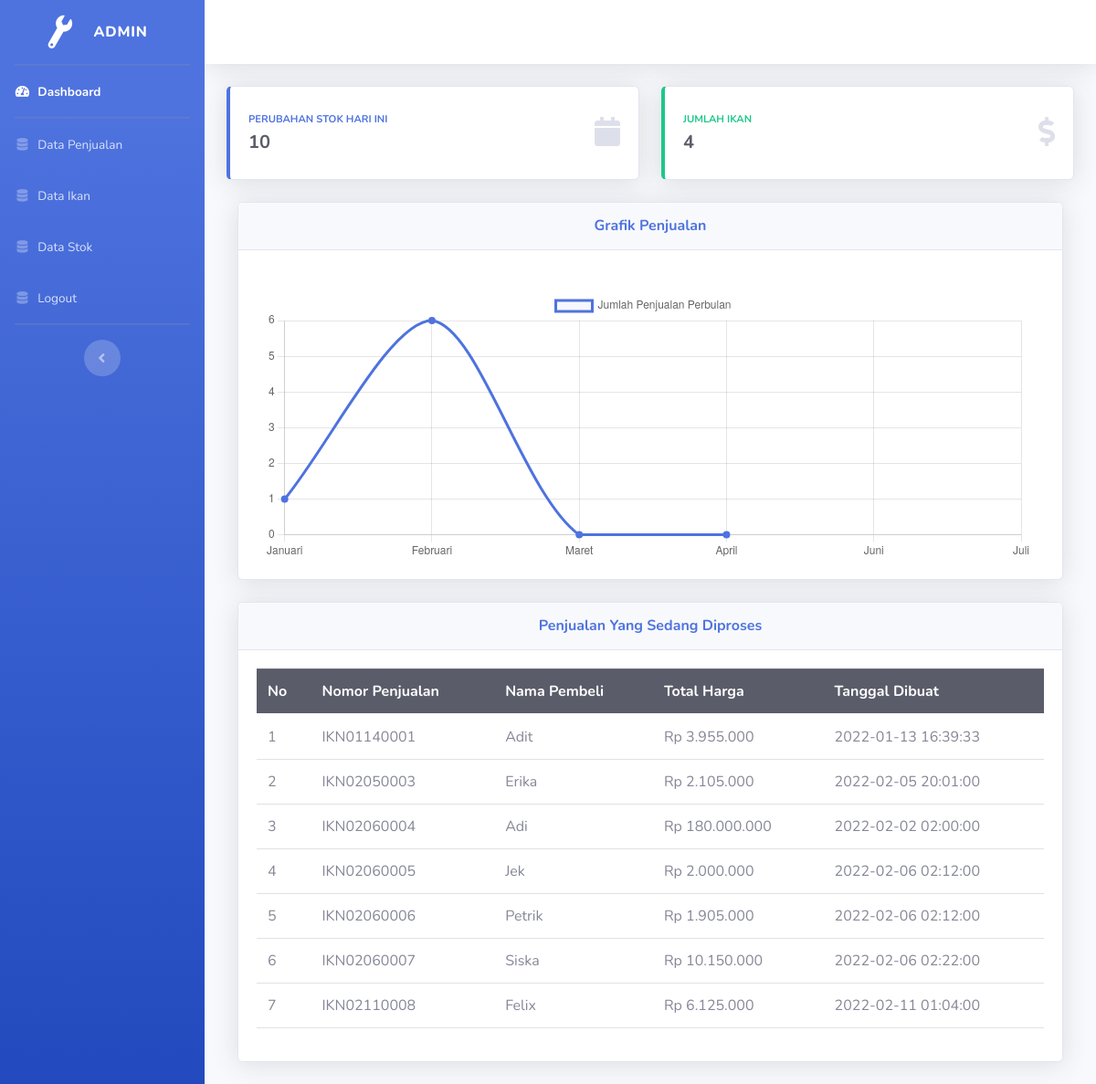
Page /index.php/admin/dashboard_admin on the earlier database version.
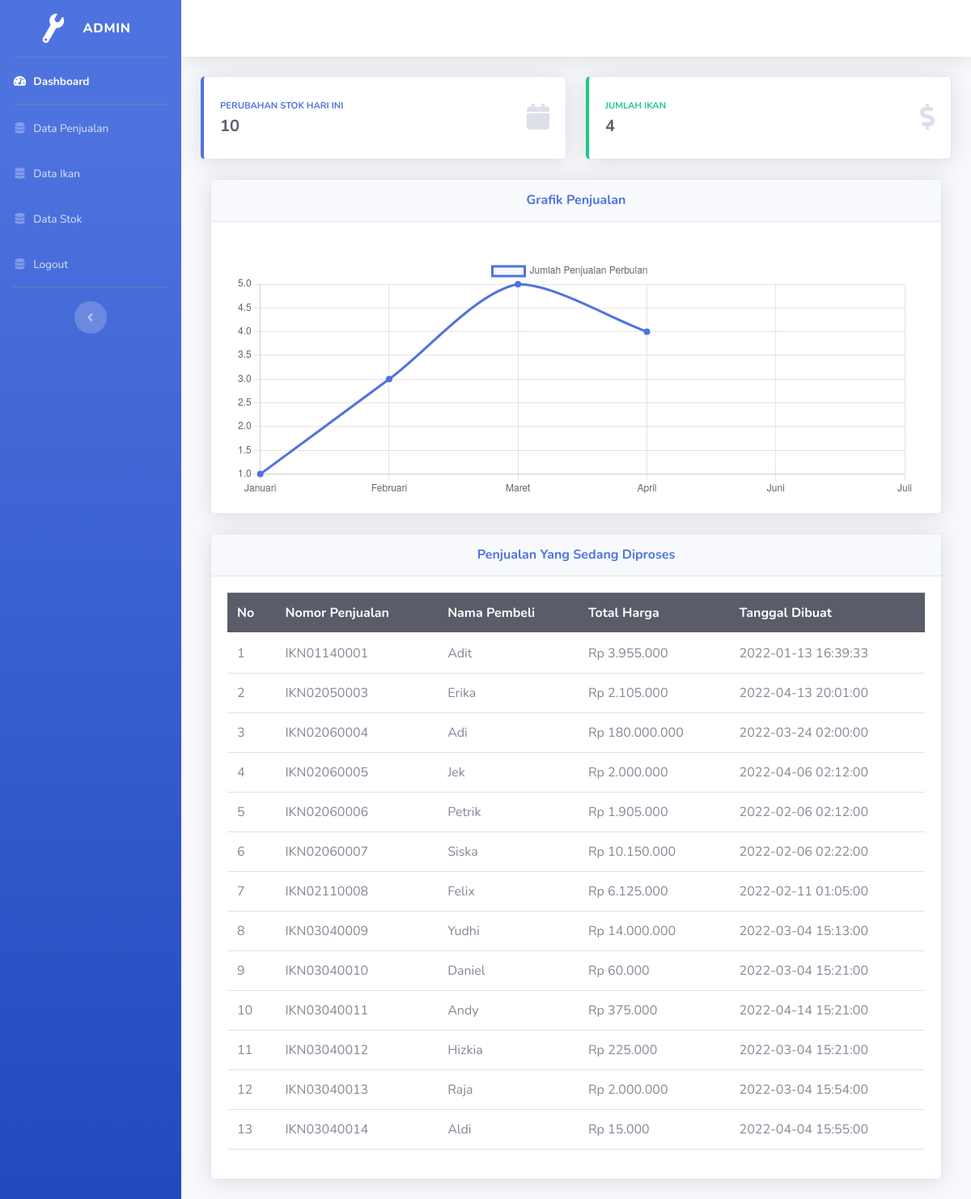
Same page on the later database version.
### tables this page shows
CREATE TABLE `penjualan` (
  `id` int(11) NOT NULL,
  `no_penjualan` varchar(11) NOT NULL,
  `nama_pembeli` varchar(60) NOT NULL,
  `total_harga` int(11) NOT NULL,
  `tanggal_dibuat` datetime NOT NULL,
  `tanggal_selesai` datetime NOT NULL,
  `status` varchar(50) NOT NULL
);

### application/controllers/admin/Dashboard_admin.php (called while the page is built, shortened)
<?php
class Dashboard_admin extends CI_Controller{
    public function __construct()
    {
        $this->load->model('model_dashboard');
    }
    public function index()
    {
        $data['grafik1'] = $this->model_dashboard->test1();
        $data['grafik2'] = $this->model_dashboard->test2();
        $data['grafik3'] = $this->model_dashboard->test3();
        $data['grafik4'] = $this->model_dashboard->test4();
        $data['proses'] = $this->model_dashboard->tampil_data_penjualan()->result();
        $this->load->view('admin/dashboard', $data);
    }
}

### index.php (called while the page is built, shortened)
<?php
require_once BASEPATH.'core/CodeIgniter.php';

### application/models/Model_dashboard.php (called while the page is built, shortened)
<?php
class Model_dashboard extends CI_Model{
    public function tampil_data_penjualan(){
        return $this->db->get('penjualan');
    }
    public function test1(){
        $this->db->select('count(id) AS jumlah, tanggal_dibuat');
        $this->db->from('penjualan');
        $this->db->where('SUBSTRING(tanggal_dibuat, 6 , 2)=', '01');
        return $this->db->get()->result();
    }
    public function test2(){
        $this->db->select('count(id) AS jumlah, tanggal_dibuat');
        $this->db->from('penjualan');
        $this->db->where('SUBSTRING(tanggal_dibuat, 6 , 2)=', '02');
        return $this->db->get()->result();
    }
    public function test3(){
        $this->db->select('count(id) AS jumlah, tanggal_dibuat');
        $this->db->from('penjualan');
        $this->db->where('SUBSTRING(tanggal_dibuat, 6 , 2)=', '03');
        return $this->db->get()->result();
    }
    public function test4(){
        $this->db->select('count(id) AS jumlah, tanggal_dibuat');
        $this->db->from('penjualan');
        $this->db->where('SUBSTRING(tanggal_dibuat, 6 , 2)=', '04');
        return $this->db->get()->result();
    }
}

### application/views/admin/dashboard.php (the view, shortened to what this page needs)
<?php $this->load->view('templates_admin/header');?>
<?php $this->load->view('templates_admin/sidebar_akun');?>
                <div class="container-fluid">
                    <div class="row">
                        <div class="col">
                            <div class="row">
                                <div class="col-3 col-md-6 mb-4">
                                    <div class="card border-left-primary shadow h-100 py-2">
                                        <div class="card-body">
                                            <div class="row no-gutters align-items-center">
                                                <div class="col mr-2">
                                                    <div class="text-xs font-weight-bold text-primary text-uppercase mb-1">
                                                        Perubahan Stok Hari ini</div>
                                                    <div class="h5 mb-0 font-weight-bold text-gray-800"><?php echo $this->db->count_all('stok') ?></div>
                                                </div>
                                                <div class="col-auto">
                                                    <i class="fas fa-calendar fa-2x text-gray-300"></i>
                                                </div>
                                            </div>
                                        </div>
                                    </div>
                                </div>
                                <div class="col-3 col-md-6 mb-4">
                                    <div class="card border-left-success shadow h-100 py-2">
                                        <div class="card-body">
                                            <div class="row no-gutters align-items-center">
                                                <div class="col mr-2">
                                                    <div class="text-xs font-weight-bold text-success text-uppercase mb-1">
                                                        Jumlah Ikan</div>
                                                    <div class="h5 mb-0 font-weight-bold text-gray-800"><?php echo $this->db->count_all('ikan') ?></div>
                                                </div>
                                                <div class="col-auto">
                                                    <i class="fas fa-dollar-sign fa-2x text-gray-300"></i>
                                                </div>
                                            </div>
                                        </div>
                                    </div>
                                </div>
                            </div>
                            <div class="col-lg">
                                <div class="card shadow mb-4">
                                    <div class="card-header py-3">
                                        <h6 class="m-0 font-weight-bold text-primary text-center">Grafik Penjualan</h6>
                                    </div>
                                    <div class="card-body">
                                        <div class="chart-area">
                                            <canvas id="myAreaChart"></canvas>
                                        </div>
                                    </div>
                                </div>
                            </div>
                        </div>
                        <div class="col">
                            <div class="col-lg">
                                <div class="card shadow mb-4">
                                    <div class="card-header py-3">
                                        <h6 class="m-0 font-weight-bold text-primary text-center">Penjualan Yang Sedang Diproses</h6>
                                    </div>
                                    <div class="card-body">
                                        <table id="tables" class="table table-hover text-nowrap">
                                            <thead class="thead-dark">
                                                <tr>
                                                    <th>No</th>
                                                    <th>Nomor Penjualan</th>
                                                    <th>Nama Pembeli</th>
                                                    <th>Total Harga</th>
                                                    <th>Tanggal Dibuat</th>
                                                </tr>
                                            </thead>
                                            <?php
                                            $no=1;
                                            foreach ($proses as $prs):
                                            ?>
                                                <tr>
                                                    <td><?= $no++?></td>
                                                    <td><?= $prs->no_penjualan?></td>
                                                    <td><?= $prs->nama_pembeli?></td>
                                                    <td>Rp <?= number_format($prs->total_harga,0,',','.')?></td>
                                                    <td><?= $prs->tanggal_dibuat?></td>
                                                </tr>
                                            <?php endforeach; ?>
                                        </table>
                                    </div>
                                </div>
                            </div>
                        </div>
                    </div>
                </div>
<?php
  foreach ($grafik1 as $row) :
    $pjl1 = $row->jumlah;
  endforeach;
  foreach ($grafik2 as $row) :
    $pjl2 = $row->jumlah;
  endforeach;
  foreach ($grafik3 as $row) :
    $pjl3 = $row->jumlah;
  endforeach;
  foreach ($grafik4 as $row) :
    $pjl4 = $row->jumlah;
  endforeach;
    $test = "'$pjl1',"."'$pjl2',"."'$pjl3',"."'$pjl4'";
?>
<?php $this->load->view('templates_admin/footer');?>
<script>
    // Area Chart Example
var ctx = document.getElementById("myAreaChart");
var myLineChart = new Chart(ctx, {
  type: 'line',
  data: {
    labels: ['Januari','Februari','Maret','April','Juni','Juli'],
    datasets: [{
      label: "Jumlah Penjualan Perbulan",
      lineTension: 0.3,
      backgroundColor: "rgba(78, 115, 223, 0.05)",
      borderColor: "rgba(78, 115, 223, 1)",
      pointRadius: 3,
      pointBackgroundColor: "rgba(78, 115, 223, 1)",
      pointBorderColor: "rgba(78, 115, 223, 1)",
      pointHoverRadius: 3,
      pointHoverBackgroundColor: "rgba(78, 115, 223, 1)",
      pointHoverBorderColor: "rgba(78, 115, 223, 1)",
      pointHitRadius: 10,
      pointBorderWidth: 2,
      data:
      [<?= $test ?>],
    }],
  },
  options: {
    maintainAspectRatio: false,
    layout: {
      padding: {
        left: 10,
        right: 25,
        top: 25,
        bottom: 0
      }
    },
    scales: {
      xAxes: [{
        time: {
          unit: 'date'
        },
        gridLines: {
          display: false,
          drawBorder: false
        },
        ticks: {
          maxTicksLimit: 7
        }
      }],
      yAxes: [{
        ticks: {
          maxTicksLimit: 5,
          padding: 10,
          // Include a dollar sign in the ticks
          callback: function(value, index, values) {
            return '$' + number_format(value);
          }
        },
        gridLines: {
          color: "rgb(234, 236, 244)",
          zeroLineColor: "rgb(234, 236, 244)",
          drawBorder: false,
          borderDash: [2],
          zeroLineBorderDash: [2]
        }
      }],
    },
    legend: {
      display: false
    },
    tooltips: {
      backgroundColor: "rgb(255,255,255)",
      bodyFontColor: "#858796",
      titleMarginBottom: 10,
      titleFontColor: '#6e707e',
      titleFontSize: 14,
      borderColor: '#dddfeb',
      borderWidth: 1,
      xPadding: 15,
      yPadding: 15,
      displayColors: false,
      intersect: false,
      mode: 'index',
      caretPadding: 10,
      callbacks: {
        label: function(tooltipItem, chart) {
          var datasetLabel = chart.datasets[tooltipItem.datasetIndex].label || '';
          return datasetLabel + ': $' + number_format(tooltipItem.yLabel);
        }
      }
    }
  }
});
</script>

### application/views/templates_admin/header.php (shortened to what this page needs)
<!DOCTYPE html>
<html lang="en">
<head>
    <link href="<?php echo base_url() ?>assets/vendor/fontawesome-free/css/all.min.css" rel="stylesheet" type="text/css">
    <link href="https://cdnjs.cloudflare.com/ajax/libs/twitter-bootstrap/5.0.1/css/bootstrap.min.css" rel="stylesheet">
    <link href="https://cdn.datatables.net/1.11.5/css/dataTables.bootstrap5.min.css" rel="stylesheet">
    <link href="<?php echo base_url() ?>assets/css/sb-admin-2.min.css" rel="stylesheet">
</head>

### application/views/templates_admin/sidebar_akun.php
<body id="page-top">
    <div id="wrapper">
        <ul class="navbar-nav bg-gradient-primary sidebar sidebar-dark accordion" id="accordionSidebar">
            <a class="sidebar-brand d-flex align-items-center justify-content-center" href="<?php echo base_url('admin/dashboard_admin') ?>">
                <div class="sidebar-brand-icon rotate-n-15">
                <i class="fas fa-fw fa-wrench"></i>
                </div>
                <div class="sidebar-brand-text mx-3">ADMIN</div>
            </a>
            <hr class="sidebar-divider my-0">
            <li class="nav-item active">
                <a class="nav-link" href="<?php echo base_url('admin/dashboard_admin') ?>">
                    <i class="fas fa-fw fa-tachometer-alt"></i>
                    <span>Dashboard</span></a>
            </li>
            <hr class="sidebar-divider my-0">
            <li class="nav-item">
                <a class="nav-link" href="<?php echo base_url('admin/data_penjualan') ?>">
                    <i class="fas fa-fw fa-database"></i>
                    <span>Data Penjualan</span></a>
            </li>
            <li class="nav-item">
                <a class="nav-link" href="<?php echo base_url('admin/data_katalog') ?>">
                    <i class="fas fa-fw fa-database"></i>
                    <span>Data Ikan</span></a>
            </li>
            <li class="nav-item">
                <a class="nav-link" href="<?php echo base_url('admin/data_katalog/stok') ?>">
                    <i class="fas fa-fw fa-database"></i>
                    <span>Data Stok</span></a>
            </li>
            <li class="nav-item">
                <a class="nav-link" href="<?php echo base_url('dashboard/logout') ?>">
                    <i class="fas fa-fw fa-database"></i>
                    <span>Logout</span></a>
            </li>
            <hr class="sidebar-divider d-none d-md-block">
            <div class="text-center d-none d-md-inline">
                <button class="rounded-circle border-0" id="sidebarToggle"></button>
            </div>
        </ul>
        <div id="content-wrapper" class="d-flex flex-column">
            <div id="content">
                <nav class="navbar navbar-expand navbar-light bg-white topbar mb-4 static-top shadow">
                </nav>

### application/views/templates_admin/footer.php (shortened to what this page needs)
</body>
</html>

Differences in the rows shown:
changed penjualan "IKN02050003": tanggal_dibuat "2022-02-05 20:01:00" → "2022-04-13 20:01:00"
changed penjualan "IKN02060004": tanggal_dibuat "2022-02-02 02:00:00" → "2022-03-24 02:00:00"
changed penjualan "IKN02060005": tanggal_dibuat "2022-02-06 02:12:00" → "2022-04-06 02:12:00"
changed penjualan "IKN02110008": tanggal_dibuat "2022-02-11 01:04:00" → "2022-02-11 01:05:00"
added penjualan: no_penjualan "IKN03040009", nama_pembeli "Yudhi", total_harga "14.000.000", tanggal_dibuat "2022-03-04 15:13:00"
added penjualan: no_penjualan "IKN03040010", nama_pembeli "Daniel", total_harga "60.000", tanggal_dibuat "2022-03-04 15:21:00"
added penjualan: no_penjualan "IKN03040011", nama_pembeli "Andy", total_harga "375.000", tanggal_dibuat "2022-04-14 15:21:00"
added penjualan: no_penjualan "IKN03040012", nama_pembeli "Hizkia", total_harga "225.000", tanggal_dibuat "2022-03-04 15:21:00"
added penjualan: no_penjualan "IKN03040013", nama_pembeli "Raja", total_harga "2.000.000", tanggal_dibuat "2022-03-04 15:54:00"
added penjualan: no_penjualan "IKN03040014", nama_pembeli "Aldi", total_harga "15.000", tanggal_dibuat "2022-04-04 15:55:00"
Other differences:
chart data {{ $test }}: '1','6','0','0' → '1','3','5','4'
